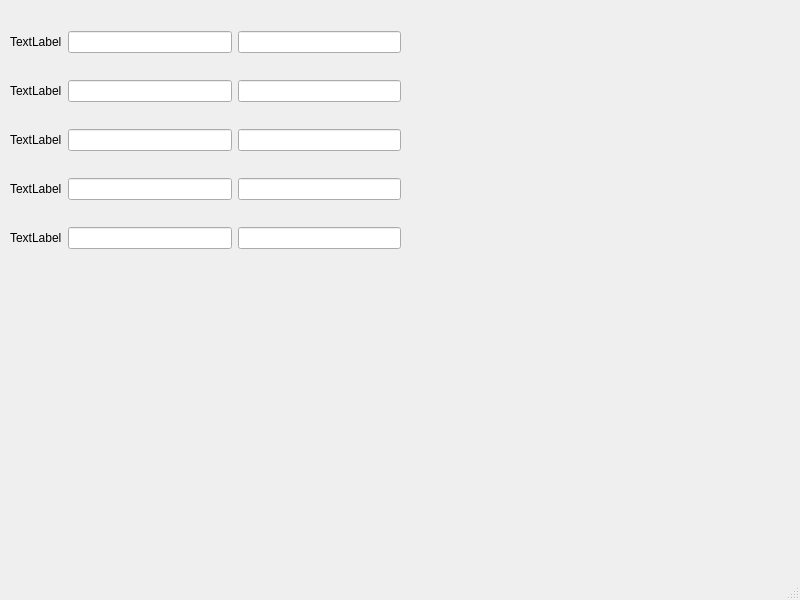
<?xml version="1.0" encoding="UTF-8"?>
<ui version="4.0">
 <class>rank</class>
 <widget class="QMainWindow" name="rank">
  <property name="geometry">
   <rect>
    <x>0</x>
    <y>0</y>
    <width>800</width>
    <height>600</height>
   </rect>
  </property>
  <property name="windowTitle">
   <string>MainWindow</string>
  </property>
  <widget class="QWidget" name="centralwidget">
   <widget class="QWidget" name="gridLayoutWidget">
    <property name="geometry">
     <rect>
      <x>10</x>
      <y>10</y>
      <width>391</width>
      <height>261</height>
     </rect>
    </property>
    <layout class="QGridLayout" name="gridLayout">
     <item row="0" column="0">
      <widget class="QLabel" name="label">
       <property name="text">
        <string>TextLabel</string>
       </property>
      </widget>
     </item>
     <item row="2" column="0">
      <widget class="QLabel" name="label_3">
       <property name="text">
        <string>TextLabel</string>
       </property>
      </widget>
     </item>
     <item row="1" column="0">
      <widget class="QLabel" name="label_2">
       <property name="text">
        <string>TextLabel</string>
       </property>
      </widget>
     </item>
     <item row="0" column="1">
      <widget class="QLineEdit" name="name1"/>
     </item>
     <item row="3" column="0">
      <widget class="QLabel" name="label_4">
       <property name="text">
        <string>TextLabel</string>
       </property>
      </widget>
     </item>
     <item row="4" column="0">
      <widget class="QLabel" name="label_5">
       <property name="text">
        <string>TextLabel</string>
       </property>
      </widget>
     </item>
     <item row="0" column="2">
      <widget class="QLineEdit" name="time1"/>
     </item>
     <item row="1" column="1">
      <widget class="QLineEdit" name="name2"/>
     </item>
     <item row="1" column="2">
      <widget class="QLineEdit" name="time2"/>
     </item>
     <item row="2" column="1">
      <widget class="QLineEdit" name="name3"/>
     </item>
     <item row="2" column="2">
      <widget class="QLineEdit" name="time3"/>
     </item>
     <item row="3" column="1">
      <widget class="QLineEdit" name="name4"/>
     </item>
     <item row="3" column="2">
      <widget class="QLineEdit" name="time4"/>
     </item>
     <item row="4" column="1">
      <widget class="QLineEdit" name="name5"/>
     </item>
     <item row="4" column="2">
      <widget class="QLineEdit" name="time5"/>
     </item>
    </layout>
   </widget>
  </widget>
  <widget class="QMenuBar" name="menubar">
   <property name="geometry">
    <rect>
     <x>0</x>
     <y>0</y>
     <width>800</width>
     <height>17</height>
    </rect>
   </property>
  </widget>
  <widget class="QStatusBar" name="statusbar"/>
 </widget>
 <resources/>
 <connections/>
</ui>
